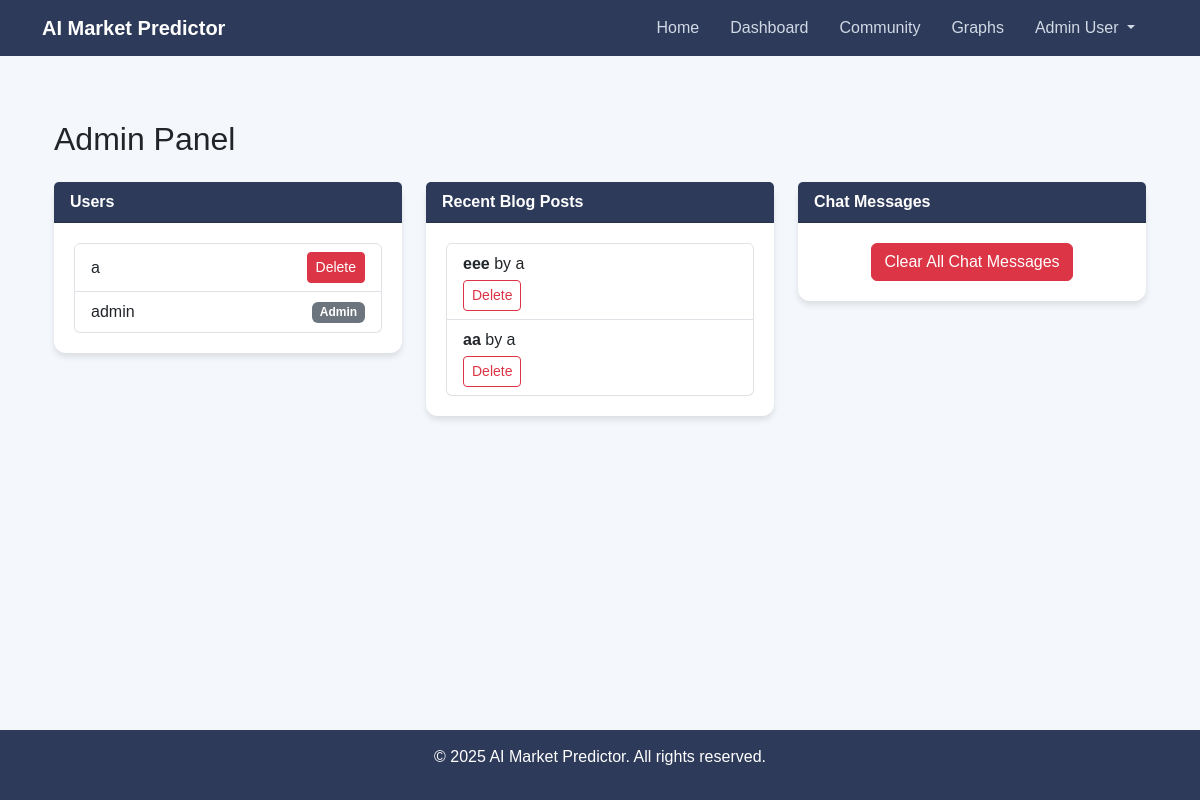
The app's page /admin_panel (signed in), older data.
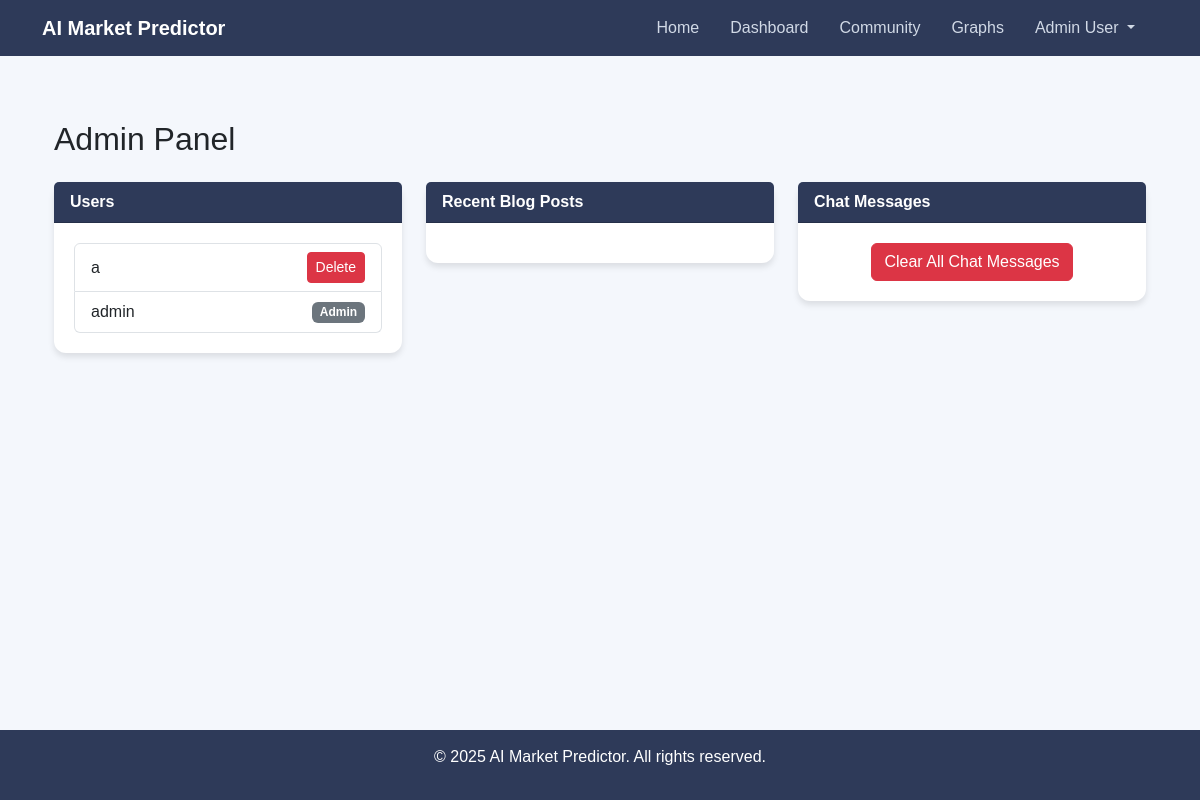
The same page, newer data.
### tables this page shows
CREATE TABLE users (
        id INTEGER PRIMARY KEY AUTOINCREMENT,
        username TEXT UNIQUE NOT NULL,
        password TEXT NOT NULL,
        display_name TEXT NOT NULL,
        is_admin INTEGER DEFAULT 0,
        bio TEXT DEFAULT '',
        email TEXT DEFAULT '',
        profile_pic TEXT DEFAULT 'default.png'
    );

CREATE TABLE blog_posts (
        id INTEGER PRIMARY KEY AUTOINCREMENT,
        username TEXT NOT NULL,
        title TEXT NOT NULL,
        content TEXT NOT NULL,
        timestamp DATETIME DEFAULT CURRENT_TIMESTAMP
    );

### app/routes.py (the view)
    @app.route('/admin_panel')
    @admin_required
    def admin_panel():
        conn = get_db()
        cursor = conn.cursor()
        cursor.execute('SELECT username, is_admin FROM users ORDER BY username')
        users = [dict(row) for row in cursor.fetchall()]
        cursor.execute('SELECT id, username, title FROM blog_posts ORDER BY timestamp DESC LIMIT 10')
        blog_posts = [dict(row) for row in cursor.fetchall()]
        conn.close()
        return render_template('admin.html', users=users, blog_posts=blog_posts)

### app/db.py (called while the page is built)
def get_db():
    conn = sqlite3.connect(DATABASE)
    conn.row_factory = sqlite3.Row
    return conn

### templates/admin.html
{% extends "base.html" %}
{% block content %}
<div class="container mt-4">
    <h2 class="mb-4">Admin Panel</h2>
    <div class="row">
        <div class="col-md-4">
            <div class="card mb-4">
                <div class="card-header">Users</div>
                <div class="card-body">
                    <ul class="list-group">
                        {% for user in users %}
                        <li class="list-group-item d-flex justify-content-between align-items-center">
                            {{ user.username }}
                            {% if not user.is_admin %}
                            <form method="POST" action="{{ url_for('api.delete_user', username=user.username) }}">
                                <button type="submit" class="btn btn-sm btn-danger">Delete</button>
                            </form>
                            {% else %}
                            <span class="badge bg-secondary">Admin</span>
                            {% endif %}
                        </li>
                        {% endfor %}
                    </ul>
                </div>
            </div>
        </div>
        <div class="col-md-4">
            <div class="card mb-4">
                <div class="card-header">Recent Blog Posts</div>
                <div class="card-body">
                    <ul class="list-group">
                        {% for post in blog_posts %}
                        <li class="list-group-item">
                            <strong>{{ post.title }}</strong> by {{ post.username }}<br>
                            <form method="POST" action="{{ url_for('api.delete_blog_post', post_id=post.id) }}">
                                <button type="submit" class="btn btn-sm btn-outline-danger mt-1">Delete</button>
                            </form>
                        </li>
                        {% endfor %}
                    </ul>
                </div>
            </div>
        </div>
        <div class="col-md-4">
            <div class="card mb-4">
                <div class="card-header">Chat Messages</div>
                <div class="card-body text-center">
                    <form method="POST" action="{{ url_for('api.clear_chat') }}">
                        <button type="submit" class="btn btn-danger">Clear All Chat Messages</button>
                    </form>
                </div>
            </div>
        </div>
    </div>
</div>
{% endblock %}

### templates/base.html (shortened to what this page needs)
<!DOCTYPE html>
<html lang="en">
<head>
    <link href="https://cdn.jsdelivr.net/npm/bootstrap@5.3.0-alpha1/dist/css/bootstrap.min.css" rel="stylesheet">
</head>
<body>
    <nav class="navbar navbar-expand-md navbar-dark fixed-top">
        <div class="container">
            <a class="navbar-brand" href="/">AI Market Predictor</a>
            <div class="collapse navbar-collapse" id="navbarNav">
                <ul class="navbar-nav ms-auto">
                    <li class="nav-item"><a class="nav-link" href="/">Home</a></li>
                    {% if 'username' in session %}
                        <li class="nav-item"><a class="nav-link" href="{{ url_for('dashboard') }}">Dashboard</a></li>
                        <li class="nav-item"><a class="nav-link" href="{{ url_for('community') }}">Community</a></li>
                        <li class="nav-item"><a class="nav-link" href="/graphs">Graphs</a></li>
                       <li class="nav-item dropdown">
                        <a class="nav-link dropdown-toggle" href="#" id="navbarDropdown" role="button" data-bs-toggle="dropdown" aria-expanded="false">
                            {{ session['display_name'] }}
                        </a>
                    </li>
                    {% else %}
                        <li class="nav-item"><a class="nav-link" href="{{ url_for('login') }}">Login</a></li>
                        <li class="nav-item"><a class="nav-link" href="{{ url_for('register') }}">Register</a></li>
                    {% endif %}
                </ul>
            </div>
        </div>
    </nav>
    <main class="container mt-4">
        {% block content %}{% endblock %}
    </main>
    <footer>
        <p>&copy; 2025 AI Market Predictor. All rights reserved.</p>
    </footer>
</body>
</html>

### templates/base.html (style rules this page uses)
body { padding-top: 6rem; background-color: #f4f7fc; font-family: 'Arial', sans-serif; }
.navbar { background-color: #2e3a59; }
.navbar-brand { color: #fff !important; font-weight: bold; }
.nav-link { color: #d1d9e6 !important; }
.card { border: none; border-radius: 12px; background-color: #fff; box-shadow: 0 4px 6px rgba(0, 0, 0, 0.1); }
.card-header { background-color: #2e3a59; color: white; font-weight: bold; border-top-left-radius: 12px; border-top-right-radius: 12px; }
.card-body { padding: 20px; }
.navbar-nav .nav-item { margin-right: 15px; }
footer { background-color: #2e3a59; color: white; text-align: center; padding: 15px 0; position: fixed; width: 100%; bottom: 0; }

Row changes from the older to the newer data that the page shows:
removed blog_posts: title "eee", username "a"
removed blog_posts: title "aa", username "a"
